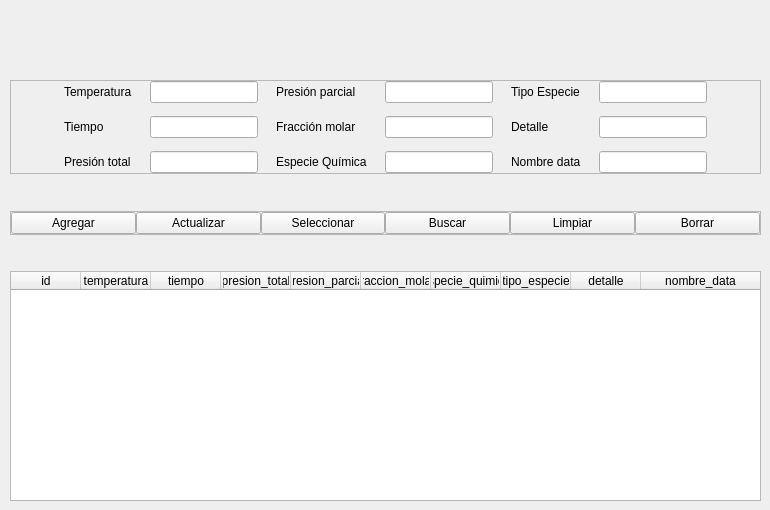
         <widget class="QWidget" name="tab_2">
          <attribute name="title">
           <string>Condiciones Iniciales</string>
          </attribute>
          <widget class="QWidget" name="layoutWidget_3">
           <property name="geometry">
            <rect>
             <x>10</x>
             <y>40</y>
             <width>751</width>
             <height>461</height>
            </rect>
           </property>
           <layout class="QVBoxLayout" name="verticalLayout_6">
            <property name="spacing">
             <number>0</number>
            </property>
            <item>
             <layout class="QVBoxLayout" name="verticalLayout_5">
              <property name="spacing">
               <number>0</number>
              </property>
              <item>
               <spacer name="verticalSpacer_9">
                <property name="orientation">
                 <enum>Qt::Vertical</enum>
                </property>
                <property name="sizeHint" stdset="0">
                 <size>
                  <width>20</width>
                  <height>40</height>
                 </size>
                </property>
               </spacer>
              </item>
              <item>
               <widget class="QFrame" name="datos_frame_2">
                <property name="frameShape">
                 <enum>QFrame::StyledPanel</enum>
                </property>
                <property name="frameShadow">
                 <enum>QFrame::Raised</enum>
                </property>
                <layout class="QHBoxLayout" name="horizontalLayout_12">
                 <property name="spacing">
                  <number>0</number>
                 </property>
                 <property name="leftMargin">
                  <number>0</number>
                 </property>
                 <property name="topMargin">
                  <number>0</number>
                 </property>
                 <property name="rightMargin">
                  <number>0</number>
                 </property>
                 <property name="bottomMargin">
                  <number>0</number>
                 </property>
                 <item>
                  <spacer name="horizontalSpacer_8">
                   <property name="orientation">
                    <enum>Qt::Horizontal</enum>
                   </property>
                   <property name="sizeHint" stdset="0">
                    <size>
                     <width>40</width>
                     <height>20</height>
                    </size>
                   </property>
                  </spacer>
                 </item>
                 <item>
                  <layout class="QHBoxLayout" name="horizontalLayout_11">
                   <property name="spacing">
                    <number>0</number>
                   </property>
                   <item>
                    <layout class="QVBoxLayout" name="verticalLayout_3">
                     <property name="spacing">
                      <number>0</number>
                     </property>
                     <item>
                      <layout class="QHBoxLayout" name="horizontalLayout_3">
                       <property name="spacing">
                        <number>0</number>
                       </property>
                       <item>
                        <widget class="QLabel" name="label_12">
                         <property name="text">
                          <string>Temperatura</string>
                         </property>
                        </widget>
                       </item>
                       <item>
                        <spacer name="horizontalSpacer_9">
                         <property name="orientation">
                          <enum>Qt::Horizontal</enum>
                         </property>
                         <property name="sizeHint" stdset="0">
                          <size>
                           <width>18</width>
                           <height>20</height>
                          </size>
                         </property>
                        </spacer>
                       </item>
                       <item>
                        <widget class="QLineEdit" name="temperatura_ci_edit"/>
                       </item>
                      </layout>
                     </item>
                     <item>
                      <spacer name="verticalSpacer_3">
                       <property name="orientation">
                        <enum>Qt::Vertical</enum>
                       </property>
                       <property name="sizeHint" stdset="0">
                        <size>
                         <width>20</width>
                         <height>13</height>
                        </size>
                       </property>
                      </spacer>
                     </item>
                     <item>
                      <layout class="QHBoxLayout" name="horizontalLayout_10">
                       <property name="spacing">
                        <number>0</number>
                       </property>
                       <item>
                        <widget class="QLabel" name="label_11">
                         <property name="text">
                          <string>Tiempo</string>
                         </property>
                        </widget>
                       </item>
                       <item>
                        <spacer name="horizontalSpacer_10">
                         <property name="orientation">
                          <enum>Qt::Horizontal</enum>
                         </property>
                         <property name="sizeHint" stdset="0">
                          <size>
                           <width>18</width>
                           <height>20</height>
                          </size>
                         </property>
                        </spacer>
                       </item>
                       <item>
                        <widget class="QLineEdit" name="tiempo_ci_edit"/>
                       </item>
                      </layout>
                     </item>
                     <item>
                      <spacer name="verticalSpacer_5">
                       <property name="orientation">
                        <enum>Qt::Vertical</enum>
                       </property>
                       <property name="sizeHint" stdset="0">
                        <size>
                         <width>20</width>
                         <height>13</height>
                        </size>
                       </property>
                      </spacer>
                     </item>
                     <item>
                      <layout class="QHBoxLayout" name="horizontalLayout_13">
                       <property name="spacing">
                        <number>0</number>
                       </property>
                       <item>
                        <widget class="QLabel" name="label_14">
                         <property name="text">
                          <string>Presión total</string>
                         </property>
                        </widget>
                       </item>
                       <item>
                        <spacer name="horizontalSpacer_11">
                         <property name="orientation">
                          <enum>Qt::Horizontal</enum>
                         </property>
                         <property name="sizeHint" stdset="0">
                          <size>
                           <width>18</width>
                           <height>20</height>
                          </size>
                         </property>
                        </spacer>
                       </item>
                       <item>
                        <widget class="QLineEdit" name="presion_total_ci_edit"/>
                       </item>
                      </layout>
                     </item>
                    </layout>
                   </item>
                   <item>
                    <spacer name="horizontalSpacer_12">
                     <property name="orientation">
                      <enum>Qt::Horizontal</enum>
                     </property>
                     <property name="sizeHint" stdset="0">
                      <size>
                       <width>18</width>
                       <height>20</height>
                      </size>
                     </property>
                    </spacer>
                   </item>
                   <item>
                    <layout class="QVBoxLayout" name="verticalLayout_7">
                     <property name="spacing">
                      <number>0</number>
                     </property>
                     <item>
                      <layout class="QHBoxLayout" name="horizontalLayout_14">
                       <property name="spacing">
                        <number>0</number>
                       </property>
                       <item>
                        <widget class="QLabel" name="label_15">
                         <property name="text">
                          <string>Presión parcial</string>
                         </property>
                        </widget>
                       </item>
                       <item>
                        <spacer name="horizontalSpacer_13">
                         <property name="orientation">
                          <enum>Qt::Horizontal</enum>
                         </property>
                         <property name="sizeHint" stdset="0">
                          <size>
                           <width>18</width>
                           <height>20</height>
                          </size>
                         </property>
                        </spacer>
                       </item>
                       <item>
                        <widget class="QLineEdit" name="presion_parcial_ci_edit"/>
                       </item>
                      </layout>
                     </item>
                     <item>
                      <spacer name="verticalSpacer_6">
                       <property name="orientation">
                        <enum>Qt::Vertical</enum>
                       </property>
                       <property name="sizeHint" stdset="0">
                        <size>
                         <width>20</width>
                         <height>13</height>
                        </size>
                       </property>
                      </spacer>
                     </item>
                     <item>
                      <layout class="QHBoxLayout" name="horizontalLayout_15">
                       <property name="spacing">
                        <number>0</number>
                       </property>
                       <item>
                        <widget class="QLabel" name="label_16">
                         <property name="text">
                          <string>Fracción molar</string>
                         </property>
                        </widget>
                       </item>
                       <item>
                        <spacer name="horizontalSpacer_14">
                         <property name="orientation">
                          <enum>Qt::Horizontal</enum>
                         </property>
                         <property name="sizeHint" stdset="0">
                          <size>
                           <width>18</width>
                           <height>20</height>
                          </size>
                         </property>
                        </spacer>
                       </item>
                       <item>
                        <widget class="QLineEdit" name="fraccion_molar_ci_edit"/>
                       </item>
                      </layout>
                     </item>
                     <item>
                      <spacer name="verticalSpacer_7">
                       <property name="orientation">
                        <enum>Qt::Vertical</enum>
                       </property>
                       <property name="sizeHint" stdset="0">
                        <size>
                         <width>20</width>
                         <height>13</height>
                        </size>
                       </property>
                      </spacer>
                     </item>
                     <item>
                      <layout class="QHBoxLayout" name="horizontalLayout_16">
                       <property name="spacing">
                        <number>0</number>
                       </property>
                       <item>
                        <widget class="QLabel" name="label_19">
                         <property name="text">
                          <string>Especie Química</string>
                         </property>
                        </widget>
                       </item>
                       <item>
                        <spacer name="horizontalSpacer_15">
                         <property name="orientation">
                          <enum>Qt::Horizontal</enum>
                         </property>
                         <property name="sizeHint" stdset="0">
                          <size>
                           <width>18</width>
                           <height>20</height>
                          </size>
                         </property>
                        </spacer>
                       </item>
                       <item>
                        <widget class="QLineEdit" name="especie_quimica_ci_edit"/>
                       </item>
                      </layout>
                     </item>
                    </layout>
                   </item>
                   <item>
                    <spacer name="horizontalSpacer_16">
                     <property name="orientation">
                      <enum>Qt::Horizontal</enum>
                     </property>
                     <property name="sizeHint" stdset="0">
                      <size>
                       <width>18</width>
                       <height>20</height>
                      </size>
                     </property>
                    </spacer>
                   </item>
                   <item>
                    <layout class="QVBoxLayout" name="verticalLayout_8">
                     <property name="spacing">
                      <number>0</number>
                     </property>
                     <item>
                      <layout class="QHBoxLayout" name="horizontalLayout_17">
                       <property name="spacing">
                        <number>0</number>
                       </property>
                       <item>
                        <widget class="QLabel" name="label_18">
                         <property name="text">
                          <string>Tipo Especie</string>
                         </property>
                        </widget>
                       </item>
                       <item>
                        <spacer name="horizontalSpacer_17">
                         <property name="orientation">
                          <enum>Qt::Horizontal</enum>
                         </property>
                         <property name="sizeHint" stdset="0">
                          <size>
                           <width>18</width>
                           <height>20</height>
                          </size>
                         </property>
                        </spacer>
                       </item>
                       <item>
                        <widget class="QLineEdit" name="tipo_especie_ci_edit"/>
                       </item>
                      </layout>
                     </item>
                     <item>
                      <spacer name="verticalSpacer_8">
                       <property name="orientation">
                        <enum>Qt::Vertical</enum>
                       </property>
                       <property name="sizeHint" stdset="0">
                        <size>
                         <width>20</width>
                         <height>13</height>
                        </size>
                       </property>
                      </spacer>
                     </item>
                     <item>
                      <layout class="QHBoxLayout" name="horizontalLayout_18">
                       <property name="spacing">
                        <number>0</number>
                       </property>
                       <item>
                        <widget class="QLabel" name="label_13">
                         <property name="text">
                          <string>Detalle</string>
                         </property>
                        </widget>
                       </item>
                       <item>
                        <spacer name="horizontalSpacer_18">
                         <property name="orientation">
                          <enum>Qt::Horizontal</enum>
                         </property>
                         <property name="sizeHint" stdset="0">
                          <size>
                           <width>18</width>
                           <height>20</height>
                          </size>
                         </property>
                        </spacer>
                       </item>
                       <item>
                        <widget class="QLineEdit" name="detalle_ci_edit"/>
                       </item>
                      </layout>
                     </item>
                     <item>
                      <spacer name="verticalSpacer_10">
                       <property name="orientation">
                        <enum>Qt::Vertical</enum>
                       </property>
                       <property name="sizeHint" stdset="0">
                        <size>
                         <width>20</width>
                         <height>13</height>
                        </size>
                       </property>
                      </spacer>
                     </item>
                     <item>
                      <layout class="QHBoxLayout" name="horizontalLayout_19">
                       <property name="spacing">
                        <number>0</number>
                       </property>
                       <item>
                        <widget class="QLabel" name="label_17">
                         <property name="text">
                          <string>Nombre data</string>
                         </property>
                        </widget>
                       </item>
                       <item>
                        <spacer name="horizontalSpacer_19">
                         <property name="orientation">
                          <enum>Qt::Horizontal</enum>
                         </property>
                         <property name="sizeHint" stdset="0">
                          <size>
                           <width>18</width>
                           <height>20</height>
                          </size>
                         </property>
                        </spacer>
                       </item>
                       <item>
                        <widget class="QLineEdit" name="nombre_data_ci_edit"/>
                       </item>
                      </layout>
                     </item>
                    </layout>
                   </item>
                  </layout>
                 </item>
                 <item>
                  <spacer name="horizontalSpacer_20">
                   <property name="orientation">
                    <enum>Qt::Horizontal</enum>
                   </property>
                   <property name="sizeHint" stdset="0">
                    <size>
                     <width>40</width>
                     <height>20</height>
                    </size>
                   </property>
                  </spacer>
                 </item>
                </layout>
               </widget>
              </item>
              <item>
               <spacer name="verticalSpacer_11">
                <property name="orientation">
                 <enum>Qt::Vertical</enum>
                </property>
                <property name="sizeHint" stdset="0">
                 <size>
                  <width>20</width>
                  <height>18</height>
                 </size>
                </property>
               </spacer>
              </item>
              <item>
               <widget class="QFrame" name="funciones_frame_ci">
                <property name="frameShape">
                 <enum>QFrame::StyledPanel</enum>
                </property>
                <property name="frameShadow">
                 <enum>QFrame::Raised</enum>
                </property>
                <layout class="QHBoxLayout" name="horizontalLayout_20">
                 <property name="spacing">
                  <number>0</number>
                 </property>
                 <property name="leftMargin">
                  <number>0</number>
                 </property>
                 <property name="topMargin">
                  <number>0</number>
                 </property>
                 <property name="rightMargin">
                  <number>0</number>
                 </property>
                 <property name="bottomMargin">
                  <number>0</number>
                 </property>
                 <item>
                  <widget class="QPushButton" name="agregar_ci_btn">
                   <property name="text">
                    <string>Agregar</string>
                   </property>
                  </widget>
                 </item>
                 <item>
                  <widget class="QPushButton" name="actualizar_ci_btn">
                   <property name="text">
                    <string>Actualizar</string>
                   </property>
                  </widget>
                 </item>
                 <item>
                  <widget class="QPushButton" name="seleccionar_ci_btn">
                   <property name="text">
                    <string>Seleccionar</string>
                   </property>
                  </widget>
                 </item>
                 <item>
                  <widget class="QPushButton" name="buscar_ci_btn">
                   <property name="text">
                    <string>Buscar</string>
                   </property>
                  </widget>
                 </item>
                 <item>
                  <widget class="QPushButton" name="limpiar_ci_btn">
                   <property name="text">
                    <string>Limpiar</string>
                   </property>
                  </widget>
                 </item>
                 <item>
                  <widget class="QPushButton" name="borrar_ci_btn">
                   <property name="text">
                    <string>Borrar</string>
                   </property>
                  </widget>
                 </item>
                </layout>
               </widget>
              </item>
              <item>
               <spacer name="verticalSpacer_12">
                <property name="orientation">
                 <enum>Qt::Vertical</enum>
                </property>
                <property name="sizeHint" stdset="0">
                 <size>
                  <width>20</width>
                  <height>18</height>
                 </size>
                </property>
               </spacer>
              </item>
             </layout>
            </item>
            <item>
             <layout class="QVBoxLayout" name="verticalLayout_9">
              <property name="spacing">
               <number>0</number>
              </property>
              <item>
               <widget class="QTableWidget" name="condiciones_iniciales_tabla">
                <property name="focusPolicy">
                 <enum>Qt::NoFocus</enum>
                </property>
                <property name="showGrid">
                 <bool>false</bool>
                </property>
                <attribute name="horizontalHeaderMinimumSectionSize">
                 <number>50</number>
                </attribute>
                <attribute name="horizontalHeaderDefaultSectionSize">
                 <number>70</number>
                </attribute>
                <attribute name="horizontalHeaderStretchLastSection">
                 <bool>true</bool>
                </attribute>
                <attribute name="verticalHeaderVisible">
                 <bool>false</bool>
                </attribute>
                <column>
                 <property name="text">
                  <string>id</string>
                 </property>
                </column>
                <column>
                 <property name="text">
                  <string>temperatura</string>
                 </property>
                </column>
                <column>
                 <property name="text">
                  <string>tiempo</string>
                 </property>
                </column>
                <column>
                 <property name="text">
                  <string>presion_total</string>
                 </property>
                </column>
                <column>
                 <property name="text">
                  <string>presion_parcial</string>
                 </property>
                </column>
                <column>
                 <property name="text">
                  <string>fraccion_molar</string>
                 </property>
                </column>
                <column>
                 <property name="text">
                  <string>especie_quimica</string>
                 </property>
                </column>
                <column>
                 <property name="text">
                  <string>tipo_especie</string>
                 </property>
                </column>
                <column>
                 <property name="text">
                  <string>detalle</string>
                 </property>
                </column>
                <column>
                 <property name="text">
                  <string>nombre_data</string>
                 </property>
                </column>
               </widget>
              </item>
             </layout>
            </item>
           </layout>
          </widget>
         </widget>
